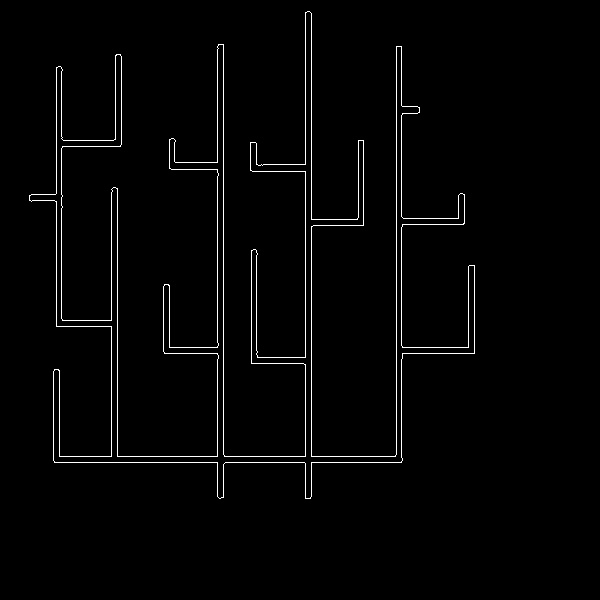
#> input picture Lines.jpeg, 600 x 600 px
$ python Task5_1.py
#> lines starting #> are read from the running program, lines starting #| are printed output that depends on the picture
import cv2
import numpy as np

try:
    # Load a grayscale image
    image = cv2.imread("Lines.jpeg", cv2.IMREAD_GRAYSCALE)
#> image is the input picture: shape (600, 600); min 0, max 255, mean 4.7

    # Get the image's height and width
    h, w = image.shape
#> h = 600; w = 600

    # Create an empty image for the filtered result, with the same size as the original
    filtered_image_dx = np.zeros((h, w), dtype=np.uint8)

    # Define a filter for detecting vertical edges
    dx_kernel = np.array([[-1, 0, 1],
                          [-1, 0, 1],
                          [-1, 0, 1]], dtype=np.float32)

    # Go through each pixel in the image
    for i in range(1, h - 1):
        for j in range(1, w - 1):
            # Capture a small area around the pixel
            neighborhood = image[i - 1:i + 2, j - 1:j + 2]

            # Apply the vertical-edge detection filter to the area
            gradient_x = np.sum(neighborhood * dx_kernel)

            # Ensure the pixel values stay within the valid color range (0-255)
            gradient_x = np.clip(gradient_x, 0, 255)

            # Update the corresponding pixel in the filtered image
            filtered_image_dx[i, j] = np.uint8(gradient_x)
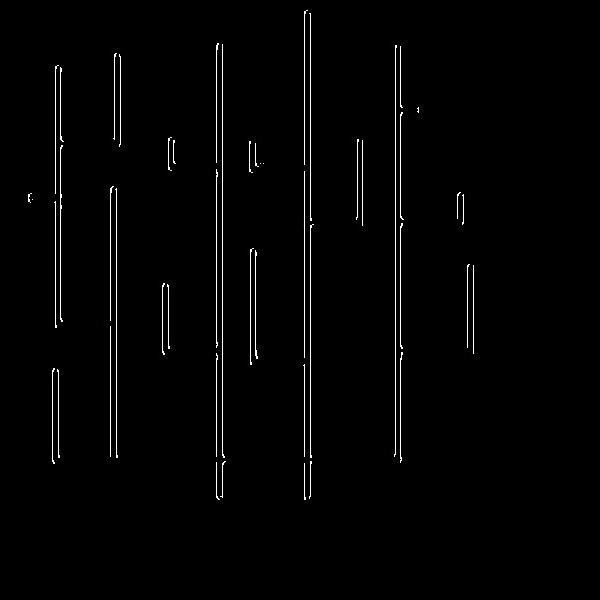
#> filtered_image_dx: shape (600, 600); min 0, max 255, mean 3.7

    # Save the image
    cv2.imwrite("Task5_Vertical_Edge_Detection.png", filtered_image_dx)

    # Show the original grayscale image
    cv2.imshow("Input Image", image)

    # Show the result of vertical edge detection
    cv2.imshow("Vertical Edge Detection", filtered_image_dx)

    # Wait for a key press and close the windows
    cv2.waitKey(0)
    cv2.destroyAllWindows()

except Exception as e:
    print(f"An error occurred: {e}")
